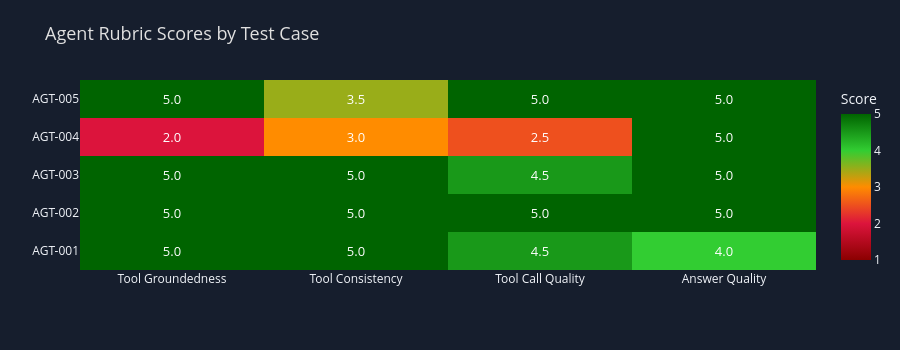

The code cell stored with this chart in its notebook:
### Markdown cell above
---

## Part 6: Visualize Agent Quality

We combine LLM-judged rubric scores and deterministic metrics into interactive visualizations — the same dark Plotly theme used in Notebook 2.

### Rubric Score Heatmap

### Code cell
DARK_BG = "#161e2d"
GRID_COLOR = "#2a3a5a"
TEXT_COLOR = "#e0e0e0"

# Build heatmap data: rows = test cases, columns = rubrics
test_ids = [tc["id"] for tc in AGENT_TEST_CASES]
rubric_ids = [r["rubric_id"] for r in AGENT_RUBRICS]

z_data = []
for test_id in test_ids:
    row = [evaluation_results[test_id][rid]["median_score"] for rid in rubric_ids]
    z_data.append(row)

custom_colorscale = [
    [0.0, '#8B0000'],
    [0.25, '#DC143C'],
    [0.5, '#FF8C00'],
    [0.75, '#32CD32'],
    [1.0, '#006400']
]

fig = go.Figure(data=go.Heatmap(
    z=z_data,
    x=[rid.replace('_', ' ').title() for rid in rubric_ids],
    y=test_ids,
    colorscale=custom_colorscale,
    zmin=1, zmax=5,
    text=[[f"{val:.1f}" for val in row] for row in z_data],
    texttemplate="%{text}",
    textfont={"size": 13, "color": "white"},
    hovertemplate="Test: %{y}<br>Rubric: %{x}<br>Score: %{z:.1f}<extra></extra>",
    colorbar=dict(title="Score", tickvals=[1, 2, 3, 4, 5])
))

fig.update_layout(
    title=dict(text="Agent Rubric Scores by Test Case", font=dict(size=18, color=TEXT_COLOR)),
    template="plotly_dark",
    paper_bgcolor=DARK_BG,
    plot_bgcolor=DARK_BG,
    height=350,
    margin=dict(l=80, r=50, t=80, b=80)
)

fig.show()

### Figure 1 — Plotly figure (JSON) as saved in the notebook; plotly's stock layout.template omitted (floating-point values rounded to 4 significant figures)
{"data": [{"colorbar": {"tickvals": [1, 2, 3, 4, 5], "title": {"text": "Score"}}, "colorscale": [[0, "#8B0000"], [0.25, "#DC143C"], [0.5, "#FF8C00"], [0.75, "#32CD32"], [1, "#006400"]], "hovertemplate": "Test: %{y}<br>Rubric: %{x}<br>Score: %{z:.1f}<extra></extra>", "text": [["5.0", "5.0", "4.5", "4.0"], ["5.0", "5.0", "5.0", "5.0"], ["5.0", "5.0", "4.5", "5.0"], ["2.0", "3.0", "2.5", "5.0"], ["5.0", "3.5", "5.0", "5.0"]], "textfont": {"color": "white", "size": 13}, "texttemplate": "%{text}", "type": "heatmap", "x": ["Tool Groundedness", "Tool Consistency", "Tool Call Quality", "Answer Quality"], "y": ["AGT-001", "AGT-002", "AGT-003", "AGT-004", "AGT-005"], "z": [[5, 5, 4.5, 4], [5, 5, 5, 5], [5, 5, 4.5, 5], [2, 3, 2.5, 5], [5, 3.5, 5, 5]], "zmax": 5, "zmin": 1}], "layout": {"height": 350, "margin": {"b": 80, "l": 80, "r": 50, "t": 80}, "paper_bgcolor": "#161e2d", "plot_bgcolor": "#161e2d", "title": {"font": {"color": "#e0e0e0", "size": 18}, "text": "Agent Rubric Scores by Test Case"}}}
